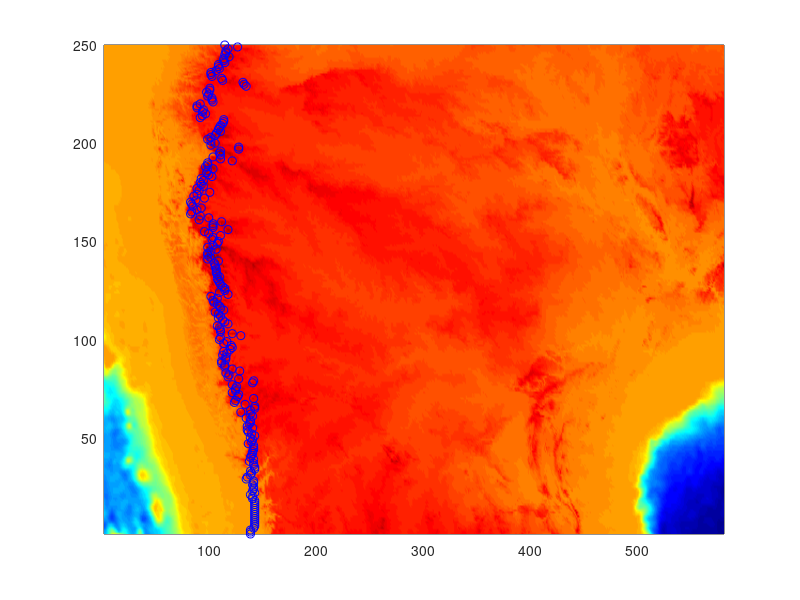

This chart was generated by the following MATLAB code:
% Lambda=*10e3
% xb=Lamda/2


%% Plot DEM with lower resolution and make lot of profils
%save('etopindia.mat')
clear all;
load('etopindia.mat');
etovect=fliplr(min(etopindia(:,2)):(max(etopindia(:,2))-min(etopindia(:,2)))/249:max(etopindia(:,2)));

for i=1:numel(etovect)
    diffeto=abs(etopindia(:,2)-etovect(i));
    j(i)=find(diffeto==min(diffeto),1);
end

latprof=unique(etopindia(j,2));
%numel(unique(etopindia(j,2)))

for i=1:numel(latprof)
    [k]=find(etopindia(:,2)==latprof(i));
    profiles(i,:)=etopindia(k,3);
end

% figure(1);
% plot(profiles(62,:))

% figure(888)
% surf(profiles); shading interp; colormap(jet)

%% profil flexuration
%Escarpment need to be on west side for calculation
a=1;
% %splitting latprof vector
% numelevec = 40; % block size
% nelem = numel(latprof);
% celem = mat2cell(latprof,diff([0:numelevec:nelem-1,nelem]));
% %zelem = cellfun(@median,celem);

for i=1:numel(latprof)
    [M]=find(profiles(i,:)==max(profiles(i,:)),1);
    indmax(i)=M;
end
[N,X]=hist(indmax);
[E]=find(N==max(N));
diffindX=abs(indmax-X(E)); %definir une tolerance diff<10

tolerance=35
mintol=round(X(E)-tolerance)
maxtol=round(X(E)+tolerance)

for i=1:numel(latprof)
    if diffindX(i)>tolerance
        prof(i,:)=profiles(i,mintol:maxtol);
        [G]=find(profiles(i,:)==max(prof(i,:)),1);
        indmax2(i)=G;
    else
        indmax2(i)=indmax(i);
    end
end
diffindX2=abs(indmax2-X(E))
%works but heavy
% for i=1:numel(latprof)
%     prof(i,:)=profiles(i,:);
%     while diffindX(i)>=tolerance
%         [G]=find(profiles(i,:)==max(prof(i,:)),1);
%         diffindX(i)=abs(G-X(E))
%         if diffindX(i)>=tolerance
%             prof(i,G)=0;
%         else
%             indmax(i)=G;
%         end
%     end
% end


    %maxtopo(i)=profiles(i,M)

    figure(999)
    pcolor(profiles);shading interp; colormap(jet);hold on
    plot(indmax2,1:numel(latprof),'bo')

    %figure(2)
    % hist(maxtopo)
